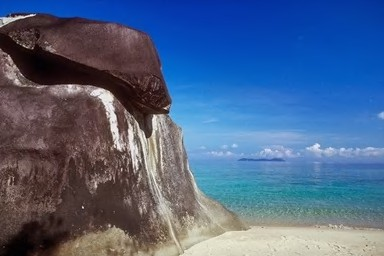
#> input picture dataset/112.jpg, 384 x 256 px; its folder holds only this picture in this run
$ python color_histogram.py
#> lines starting #> are read from the running program, lines starting #| are printed output that depends on the picture
import os
import cv2
import numpy as np
import time
import matplotlib.pyplot as plt
from sklearn.metrics import auc
import glob


# Motaz Faraj 1190553

def read_image_file():
    folder_path = "dataset"
    image_paths = glob.glob(folder_path + "/*.jpg")
    image_data = []

    for image_path in image_paths:
        img_name = os.path.basename(image_path)
        img = cv2.imread(image_path)
#> img is the input picture: shape (256, 384, 3); mean B, G, R 135.5, 100.8, 77.9
        if img is not None:
            image_data.append((img_name, img))
        else:
            print(f"Error reading image: {image_path}")

    return image_data


def compute_histogram(images, bin):
    database_histograms = []

    for image_name, image in images:
        hsv = cv2.cvtColor(image, cv2.COLOR_BGR2HSV)
        hist = cv2.calcHist([hsv], [0, 1], None, [bin, bin], [0, 180, 0, 256])
        hist = cv2.normalize(hist, None, alpha=0, beta=1, norm_type=cv2.NORM_MINMAX)
        database_histograms.append((image_name, hist))

    return database_histograms


def find_in_both(ground_truth, similar_incidence):
    count = 0
    for image_name_gt, _ in ground_truth:
        for image_name_si, _ in similar_incidence:
            if image_name_gt == image_name_si:
                count += 1
                break
    return count


def find_in_one(array1, array2):
    count = 0
    for image_name_nsi, _ in array1:
        found = False
        for image_name_gt, _ in array2:
            if image_name_nsi == image_name_gt:
                found = True
                break
        if not found:
            count += 1
    return count


def compute_average(list_of_lists):
    # Convert the list of lists into a NumPy array
    data_array = np.array(list_of_lists)
    # Calculate the mean along axis 0
    average_values = np.mean(data_array, axis=0)
    return average_values


bin_number = 120
thresholds = [0, 5, 8, 10, 15, 20, 25, 30, 35, 50, 55, 100, 150, 200, 250, 300, 350, 500, 550, 600, 650, 800, 850, 900,
              950, 999]

database_images = read_image_file()
#> database_images = 1 item

start_time = time.time()
database_hists = compute_histogram(database_images, bin_number)
#> the loop in compute_histogram, `for image_name, image in images:` made 1 pass
#> image_name on pass 1: '112.jpg'
#> pass 1, in compute_histogram, `hist = cv2.calcHist([hsv], [0, 1], None, [bin, bin], [0, 180, 0, 256])`:
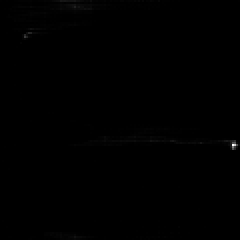
#> hist: shape (120, 120) float32 (shown 2 times larger); min 0, max 3848, mean 6.8; drawn with min black and max white
#> database_hists = 1 item
end_time = time.time()

histime = end_time - start_time

ground_truth = []

# Create a list to store true positive rates (sensitivity) and false positive rates (1 - specificity)
avg_tpr_list = []
avg_fpr_list = []

# Create a list to store precision, recall, and F1 score
avg_precision_list = []
avg_recall_list = []
avg_f1_list = []

run_time = []

images_to_show = []
q_to_show = []

for i in range(300, 400):
    img_name = f'{i}.jpg'
    img = cv2.imread(f"dataset\\{i}.jpg")
    ground_truth.append((img_name, img))

for h in range(310, 321):
    start_time = time.time()
    # Load images
    query_image = cv2.imread(f'dataset\\{h}.jpg')

    # Convert to HSV color space
#> (the run stopped early here; a loop or call above may not have finished)
